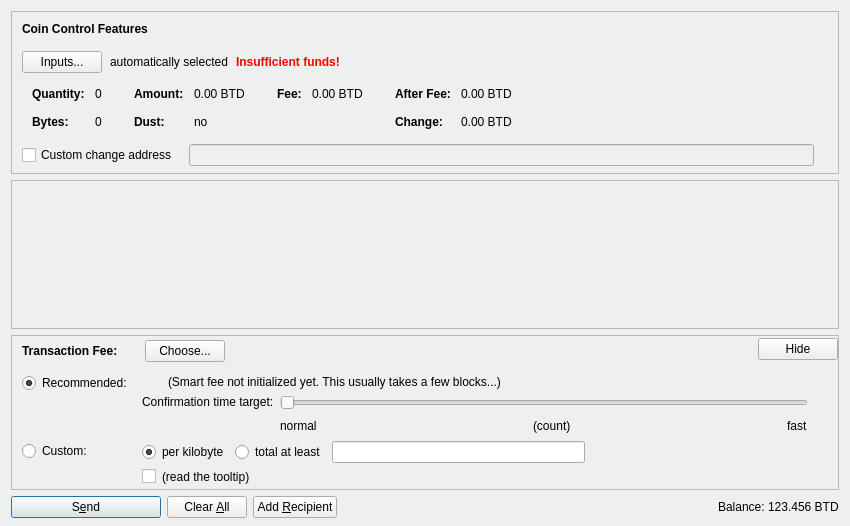
<?xml version="1.0" encoding="UTF-8"?>
<ui version="4.0">
 <class>SendCoinsDialog</class>
 <widget class="QDialog" name="SendCoinsDialog">
  <property name="geometry">
   <rect>
    <x>0</x>
    <y>0</y>
    <width>850</width>
    <height>526</height>
   </rect>
  </property>
  <property name="windowTitle">
   <string>Send Coins</string>
  </property>
  <layout class="QVBoxLayout" name="verticalLayout" stretch="0,1,0,0">
   <property name="bottomMargin">
    <number>8</number>
   </property>
   <item>
    <widget class="QFrame" name="frameCoinControl">
     <property name="sizePolicy">
      <sizepolicy hsizetype="Expanding" vsizetype="Expanding">
       <horstretch>0</horstretch>
       <verstretch>0</verstretch>
      </sizepolicy>
     </property>
     <property name="maximumSize">
      <size>
       <width>16777215</width>
       <height>16777215</height>
      </size>
     </property>
     <property name="frameShape">
      <enum>QFrame::StyledPanel</enum>
     </property>
     <property name="frameShadow">
      <enum>QFrame::Sunken</enum>
     </property>
     <layout class="QVBoxLayout" name="verticalLayoutCoinControl2">
      <property name="spacing">
       <number>0</number>
      </property>
      <property name="leftMargin">
       <number>0</number>
      </property>
      <property name="topMargin">
       <number>0</number>
      </property>
      <property name="rightMargin">
       <number>0</number>
      </property>
      <property name="bottomMargin">
       <number>6</number>
      </property>
      <item>
       <layout class="QVBoxLayout" name="verticalLayoutCoinControl" stretch="0,0,0,0,1">
        <property name="spacing">
         <number>0</number>
        </property>
        <property name="leftMargin">
         <number>10</number>
        </property>
        <property name="topMargin">
         <number>10</number>
        </property>
        <item>
         <layout class="QHBoxLayout" name="horizontalLayoutCoinControl1">
          <property name="bottomMargin">
           <number>15</number>
          </property>
          <item>
           <widget class="QLabel" name="labelCoinControlFeatures">
            <property name="sizePolicy">
             <sizepolicy hsizetype="Preferred" vsizetype="Maximum">
              <horstretch>0</horstretch>
              <verstretch>0</verstretch>
             </sizepolicy>
            </property>
            <property name="font">
             <font>
              <weight>75</weight>
              <bold>true</bold>
             </font>
            </property>
            <property name="styleSheet">
             <string notr="true">font-weight:bold;</string>
            </property>
            <property name="text">
             <string>Coin Control Features</string>
            </property>
           </widget>
          </item>
         </layout>
        </item>
        <item>
         <layout class="QHBoxLayout" name="horizontalLayoutCoinControl2" stretch="0,0,0,0">
          <property name="spacing">
           <number>8</number>
          </property>
          <property name="bottomMargin">
           <number>10</number>
          </property>
          <item>
           <widget class="QPushButton" name="pushButtonCoinControl">
            <property name="styleSheet">
             <string notr="true"/>
            </property>
            <property name="text">
             <string>Inputs...</string>
            </property>
            <property name="autoDefault">
             <bool>false</bool>
            </property>
           </widget>
          </item>
          <item>
           <widget class="QLabel" name="labelCoinControlAutomaticallySelected">
            <property name="text">
             <string>automatically selected</string>
            </property>
            <property name="margin">
             <number>5</number>
            </property>
           </widget>
          </item>
          <item>
           <widget class="QLabel" name="labelCoinControlInsuffFunds">
            <property name="font">
             <font>
              <weight>75</weight>
              <bold>true</bold>
             </font>
            </property>
            <property name="styleSheet">
             <string notr="true">color:red;font-weight:bold;</string>
            </property>
            <property name="text">
             <string>Insufficient funds!</string>
            </property>
            <property name="margin">
             <number>5</number>
            </property>
           </widget>
          </item>
          <item>
           <spacer name="horizontalSpacerCoinControl">
            <property name="orientation">
             <enum>Qt::Horizontal</enum>
            </property>
            <property name="sizeHint" stdset="0">
             <size>
              <width>40</width>
              <height>1</height>
             </size>
            </property>
           </spacer>
          </item>
         </layout>
        </item>
        <item>
         <widget class="QWidget" name="widgetCoinControl" native="true">
          <property name="sizePolicy">
           <sizepolicy hsizetype="Preferred" vsizetype="Preferred">
            <horstretch>0</horstretch>
            <verstretch>0</verstretch>
           </sizepolicy>
          </property>
          <property name="minimumSize">
           <size>
            <width>0</width>
            <height>0</height>
           </size>
          </property>
          <property name="styleSheet">
           <string notr="true"/>
          </property>
          <layout class="QHBoxLayout" name="horizontalLayoutCoinControl5">
           <property name="leftMargin">
            <number>0</number>
           </property>
           <property name="topMargin">
            <number>0</number>
           </property>
           <property name="rightMargin">
            <number>0</number>
           </property>
           <property name="bottomMargin">
            <number>0</number>
           </property>
           <item>
            <layout class="QHBoxLayout" name="horizontalLayoutCoinControl3" stretch="0,0,0,1">
             <property name="spacing">
              <number>20</number>
             </property>
             <property name="topMargin">
              <number>0</number>
             </property>
             <property name="bottomMargin">
              <number>10</number>
             </property>
             <item>
              <layout class="QFormLayout" name="formLayoutCoinControl1">
               <property name="horizontalSpacing">
                <number>10</number>
               </property>
               <property name="verticalSpacing">
                <number>14</number>
               </property>
               <property name="leftMargin">
                <number>10</number>
               </property>
               <property name="topMargin">
                <number>4</number>
               </property>
               <property name="rightMargin">
                <number>6</number>
               </property>
               <item row="0" column="0">
                <widget class="QLabel" name="labelCoinControlQuantityText">
                 <property name="font">
                  <font>
                   <weight>75</weight>
                   <bold>true</bold>
                  </font>
                 </property>
                 <property name="text">
                  <string>Quantity:</string>
                 </property>
                 <property name="margin">
                  <number>0</number>
                 </property>
                </widget>
               </item>
               <item row="0" column="1">
                <widget class="QLabel" name="labelCoinControlQuantity">
                 <property name="cursor">
                  <cursorShape>IBeamCursor</cursorShape>
                 </property>
                 <property name="contextMenuPolicy">
                  <enum>Qt::ActionsContextMenu</enum>
                 </property>
                 <property name="text">
                  <string notr="true">0</string>
                 </property>
                 <property name="margin">
                  <number>0</number>
                 </property>
                 <property name="textInteractionFlags">
                  <set>Qt::LinksAccessibleByMouse|Qt::TextSelectableByKeyboard|Qt::TextSelectableByMouse</set>
                 </property>
                </widget>
               </item>
               <item row="1" column="0">
                <widget class="QLabel" name="labelCoinControlBytesText">
                 <property name="font">
                  <font>
                   <weight>75</weight>
                   <bold>true</bold>
                  </font>
                 </property>
                 <property name="text">
                  <string>Bytes:</string>
                 </property>
                </widget>
               </item>
               <item row="1" column="1">
                <widget class="QLabel" name="labelCoinControlBytes">
                 <property name="cursor">
                  <cursorShape>IBeamCursor</cursorShape>
                 </property>
                 <property name="contextMenuPolicy">
                  <enum>Qt::ActionsContextMenu</enum>
                 </property>
                 <property name="text">
                  <string notr="true">0</string>
                 </property>
                 <property name="textInteractionFlags">
                  <set>Qt::LinksAccessibleByMouse|Qt::TextSelectableByKeyboard|Qt::TextSelectableByMouse</set>
                 </property>
                </widget>
               </item>
              </layout>
             </item>
             <item>
              <layout class="QFormLayout" name="formLayoutCoinControl2">
               <property name="horizontalSpacing">
                <number>10</number>
               </property>
               <property name="verticalSpacing">
                <number>14</number>
               </property>
               <property name="leftMargin">
                <number>6</number>
               </property>
               <property name="topMargin">
                <number>4</number>
               </property>
               <property name="rightMargin">
                <number>6</number>
               </property>
               <item row="0" column="0">
                <widget class="QLabel" name="labelCoinControlAmountText">
                 <property name="font">
                  <font>
                   <weight>75</weight>
                   <bold>true</bold>
                  </font>
                 </property>
                 <property name="text">
                  <string>Amount:</string>
                 </property>
                 <property name="margin">
                  <number>0</number>
                 </property>
                </widget>
               </item>
               <item row="0" column="1">
                <widget class="QLabel" name="labelCoinControlAmount">
                 <property name="cursor">
                  <cursorShape>IBeamCursor</cursorShape>
                 </property>
                 <property name="contextMenuPolicy">
                  <enum>Qt::ActionsContextMenu</enum>
                 </property>
                 <property name="text">
                  <string notr="true">0.00 BTD</string>
                 </property>
                 <property name="textInteractionFlags">
                  <set>Qt::LinksAccessibleByMouse|Qt::TextSelectableByKeyboard|Qt::TextSelectableByMouse</set>
                 </property>
                </widget>
               </item>
               <item row="1" column="0">
                <widget class="QLabel" name="labelCoinControlLowOutputText">
                 <property name="font">
                  <font>
                   <weight>75</weight>
                   <bold>true</bold>
                  </font>
                 </property>
                 <property name="text">
                  <string>Dust:</string>
                 </property>
                </widget>
               </item>
               <item row="1" column="1">
                <widget class="QLabel" name="labelCoinControlLowOutput">
                 <property name="cursor">
                  <cursorShape>IBeamCursor</cursorShape>
                 </property>
                 <property name="contextMenuPolicy">
                  <enum>Qt::ActionsContextMenu</enum>
                 </property>
                 <property name="text">
                  <string notr="true">no</string>
                 </property>
                 <property name="textInteractionFlags">
                  <set>Qt::LinksAccessibleByMouse|Qt::TextSelectableByKeyboard|Qt::TextSelectableByMouse</set>
                 </property>
                </widget>
               </item>
              </layout>
             </item>
             <item>
              <layout class="QFormLayout" name="formLayoutCoinControl3">
               <property name="horizontalSpacing">
                <number>10</number>
               </property>
               <property name="verticalSpacing">
                <number>14</number>
               </property>
               <property name="leftMargin">
                <number>6</number>
               </property>
               <property name="topMargin">
                <number>4</number>
               </property>
               <property name="rightMargin">
                <number>6</number>
               </property>
               <item row="0" column="0">
                <widget class="QLabel" name="labelCoinControlFeeText">
                 <property name="font">
                  <font>
                   <weight>75</weight>
                   <bold>true</bold>
                  </font>
                 </property>
                 <property name="text">
                  <string>Fee:</string>
                 </property>
                 <property name="margin">
                  <number>0</number>
                 </property>
                </widget>
               </item>
               <item row="0" column="1">
                <widget class="QLabel" name="labelCoinControlFee">
                 <property name="cursor">
                  <cursorShape>IBeamCursor</cursorShape>
                 </property>
                 <property name="contextMenuPolicy">
                  <enum>Qt::ActionsContextMenu</enum>
                 </property>
                 <property name="text">
                  <string notr="true">0.00 BTD</string>
                 </property>
                 <property name="textInteractionFlags">
                  <set>Qt::LinksAccessibleByMouse|Qt::TextSelectableByKeyboard|Qt::TextSelectableByMouse</set>
                 </property>
                </widget>
               </item>
              </layout>
             </item>
             <item>
              <layout class="QFormLayout" name="formLayoutCoinControl4">
               <property name="horizontalSpacing">
                <number>10</number>
               </property>
               <property name="verticalSpacing">
                <number>14</number>
               </property>
               <property name="leftMargin">
                <number>6</number>
               </property>
               <property name="topMargin">
                <number>4</number>
               </property>
               <property name="rightMargin">
                <number>6</number>
               </property>
               <item row="0" column="0">
                <widget class="QLabel" name="labelCoinControlAfterFeeText">
                 <property name="font">
                  <font>
                   <weight>75</weight>
                   <bold>true</bold>
                  </font>
                 </property>
                 <property name="text">
                  <string>After Fee:</string>
                 </property>
                 <property name="margin">
                  <number>0</number>
                 </property>
                </widget>
               </item>
               <item row="0" column="1">
                <widget class="QLabel" name="labelCoinControlAfterFee">
                 <property name="cursor">
                  <cursorShape>IBeamCursor</cursorShape>
                 </property>
                 <property name="contextMenuPolicy">
                  <enum>Qt::ActionsContextMenu</enum>
                 </property>
                 <property name="text">
                  <string notr="true">0.00 BTD</string>
                 </property>
                 <property name="textInteractionFlags">
                  <set>Qt::LinksAccessibleByMouse|Qt::TextSelectableByKeyboard|Qt::TextSelectableByMouse</set>
                 </property>
                </widget>
               </item>
               <item row="1" column="0">
                <widget class="QLabel" name="labelCoinControlChangeText">
                 <property name="font">
                  <font>
                   <weight>75</weight>
                   <bold>true</bold>
                  </font>
                 </property>
                 <property name="text">
                  <string>Change:</string>
                 </property>
                </widget>
               </item>
               <item row="1" column="1">
                <widget class="QLabel" name="labelCoinControlChange">
                 <property name="cursor">
                  <cursorShape>IBeamCursor</cursorShape>
                 </property>
                 <property name="contextMenuPolicy">
                  <enum>Qt::ActionsContextMenu</enum>
                 </property>
                 <property name="text">
                  <string notr="true">0.00 BTD</string>
                 </property>
                 <property name="textInteractionFlags">
                  <set>Qt::LinksAccessibleByMouse|Qt::TextSelectableByKeyboard|Qt::TextSelectableByMouse</set>
                 </property>
                </widget>
               </item>
              </layout>
             </item>
            </layout>
           </item>
          </layout>
         </widget>
        </item>
        <item>
         <layout class="QHBoxLayout" name="horizontalLayoutCoinControl4" stretch="0,0,0">
          <property name="spacing">
           <number>12</number>
          </property>
          <property name="sizeConstraint">
           <enum>QLayout::SetDefaultConstraint</enum>
          </property>
          <property name="topMargin">
           <number>5</number>
          </property>
          <property name="rightMargin">
           <number>5</number>
          </property>
          <item>
           <widget class="QCheckBox" name="checkBoxCoinControlChange">
            <property name="toolTip">
             <string>If this is activated, but the change address is empty or invalid, change will be sent to a newly generated address.</string>
            </property>
            <property name="text">
             <string>Custom change address</string>
            </property>
           </widget>
          </item>
          <item>
           <widget class="QValidatedLineEdit" name="lineEditCoinControlChange">
            <property name="enabled">
             <bool>false</bool>
            </property>
            <property name="sizePolicy">
             <sizepolicy hsizetype="Expanding" vsizetype="Fixed">
              <horstretch>0</horstretch>
              <verstretch>0</verstretch>
             </sizepolicy>
            </property>
           </widget>
          </item>
          <item>
           <widget class="QLabel" name="labelCoinControlChangeLabel">
            <property name="sizePolicy">
             <sizepolicy hsizetype="Preferred" vsizetype="Expanding">
              <horstretch>0</horstretch>
              <verstretch>0</verstretch>
             </sizepolicy>
            </property>
            <property name="minimumSize">
             <size>
              <width>0</width>
              <height>0</height>
             </size>
            </property>
            <property name="text">
             <string/>
            </property>
            <property name="margin">
             <number>3</number>
            </property>
           </widget>
          </item>
         </layout>
        </item>
        <item>
         <spacer name="verticalSpacerCoinControl">
          <property name="orientation">
           <enum>Qt::Vertical</enum>
          </property>
          <property name="sizeHint" stdset="0">
           <size>
            <width>800</width>
            <height>1</height>
           </size>
          </property>
         </spacer>
        </item>
       </layout>
      </item>
     </layout>
    </widget>
   </item>
   <item>
    <widget class="QScrollArea" name="scrollArea">
     <property name="widgetResizable">
      <bool>true</bool>
     </property>
     <widget class="QWidget" name="scrollAreaWidgetContents">
      <property name="geometry">
       <rect>
        <x>0</x>
        <y>0</y>
        <width>830</width>
        <height>104</height>
       </rect>
      </property>
      <layout class="QVBoxLayout" name="verticalLayout_2" stretch="0,1">
       <property name="leftMargin">
        <number>0</number>
       </property>
       <property name="topMargin">
        <number>0</number>
       </property>
       <property name="rightMargin">
        <number>0</number>
       </property>
       <property name="bottomMargin">
        <number>0</number>
       </property>
       <item>
        <layout class="QVBoxLayout" name="entries">
         <property name="spacing">
          <number>6</number>
         </property>
        </layout>
       </item>
       <item>
        <spacer name="verticalSpacer">
         <property name="orientation">
          <enum>Qt::Vertical</enum>
         </property>
         <property name="sizeHint" stdset="0">
          <size>
           <width>20</width>
           <height>40</height>
          </size>
         </property>
        </spacer>
       </item>
      </layout>
     </widget>
    </widget>
   </item>
   <item>
    <widget class="QFrame" name="frameFee">
     <property name="sizePolicy">
      <sizepolicy hsizetype="Expanding" vsizetype="Expanding">
       <horstretch>0</horstretch>
       <verstretch>0</verstretch>
      </sizepolicy>
     </property>
     <property name="maximumSize">
      <size>
       <width>16777215</width>
       <height>16777215</height>
      </size>
     </property>
     <property name="frameShape">
      <enum>QFrame::StyledPanel</enum>
     </property>
     <property name="frameShadow">
      <enum>QFrame::Sunken</enum>
     </property>
     <layout class="QVBoxLayout" name="verticalLayoutFee1">
      <property name="spacing">
       <number>0</number>
      </property>
      <property name="leftMargin">
       <number>0</number>
      </property>
      <property name="topMargin">
       <number>0</number>
      </property>
      <property name="rightMargin">
       <number>0</number>
      </property>
      <property name="bottomMargin">
       <number>0</number>
      </property>
      <item>
       <layout class="QVBoxLayout" name="verticalLayoutFee2" stretch="0,0,0">
        <property name="spacing">
         <number>0</number>
        </property>
        <property name="leftMargin">
         <number>10</number>
        </property>
        <property name="topMargin">
         <number>0</number>
        </property>
        <item>
         <layout class="QHBoxLayout" name="horizontalLayoutFee1">
          <property name="bottomMargin">
           <number>0</number>
          </property>
          <item>
           <layout class="QVBoxLayout" name="verticalLayoutFee7">
            <property name="spacing">
             <number>0</number>
            </property>
            <item>
             <spacer name="verticalSpacerSmartFee">
              <property name="orientation">
               <enum>Qt::Vertical</enum>
              </property>
              <property name="sizeType">
               <enum>QSizePolicy::Fixed</enum>
              </property>
              <property name="sizeHint" stdset="0">
               <size>
                <width>1</width>
                <height>4</height>
               </size>
              </property>
             </spacer>
            </item>
            <item>
             <layout class="QHBoxLayout" name="horizontalLayoutSmartFee">
              <property name="spacing">
               <number>10</number>
              </property>
              <item>
               <widget class="QLabel" name="labelFeeHeadline">
                <property name="sizePolicy">
                 <sizepolicy hsizetype="Preferred" vsizetype="Maximum">
                  <horstretch>0</horstretch>
                  <verstretch>0</verstretch>
                 </sizepolicy>
                </property>
                <property name="font">
                 <font>
                  <weight>75</weight>
                  <bold>true</bold>
                 </font>
                </property>
                <property name="styleSheet">
                 <string notr="true">font-weight:bold;</string>
                </property>
                <property name="text">
                 <string>Transaction Fee:</string>
                </property>
               </widget>
              </item>
              <item>
               <widget class="QLabel" name="labelFeeMinimized">
                <property name="text">
                 <string/>
                </property>
               </widget>
              </item>
              <item>
               <widget class="QPushButton" name="buttonChooseFee">
                <property name="text">
                 <string>Choose...</string>
                </property>
               </widget>
              </item>
             </layout>
            </item>
            <item>
             <spacer name="verticalSpacer_5">
              <property name="orientation">
               <enum>Qt::Vertical</enum>
              </property>
              <property name="sizeHint" stdset="0">
               <size>
                <width>1</width>
                <height>1</height>
               </size>
              </property>
             </spacer>
            </item>
           </layout>
          </item>
          <item>
           <spacer name="horizontalSpacer_4">
            <property name="orientation">
             <enum>Qt::Horizontal</enum>
            </property>
            <property name="sizeHint" stdset="0">
             <size>
              <width>40</width>
              <height>20</height>
             </size>
            </property>
           </spacer>
          </item>
          <item>
           <widget class="QPushButton" name="buttonMinimizeFee">
            <property name="toolTip">
             <string>collapse fee-settings</string>
            </property>
            <property name="text">
             <string>Hide</string>
            </property>
           </widget>
          </item>
         </layout>
        </item>
        <item>
         <widget class="QFrame" name="frameFeeSelection">
          <layout class="QVBoxLayout" name="verticalLayoutFee12">
           <property name="spacing">
            <number>0</number>
           </property>
           <property name="leftMargin">
            <number>0</number>
           </property>
           <property name="topMargin">
            <number>0</number>
           </property>
           <property name="rightMargin">
            <number>0</number>
           </property>
           <property name="bottomMargin">
            <number>0</number>
           </property>
           <item>
            <layout class="QGridLayout" name="gridLayoutFee">
             <property name="topMargin">
              <number>10</number>
             </property>
             <property name="bottomMargin">
              <number>4</number>
             </property>
             <property name="horizontalSpacing">
              <number>10</number>
             </property>
             <property name="verticalSpacing">
              <number>4</number>
             </property>
             <item row="1" column="1">
              <layout class="QVBoxLayout" name="verticalLayoutFee8">
               <property name="spacing">
                <number>6</number>
               </property>
               <item>
                <layout class="QHBoxLayout" name="horizontalLayoutFee13">
                 <item>
                  <widget class="QRadioButton" name="radioCustomPerKilobyte">
                   <property name="toolTip">
                    <string>If the custom fee is set to 1000 satoshis and the transaction is only 250 bytes, then &quot;per kilobyte&quot; only pays 250 satoshis in fee, while &quot;total at least&quot; pays 1000 satoshis. For transactions bigger than a kilobyte both pay by kilobyte.</string>
                   </property>
                   <property name="text">
                    <string>per kilobyte</string>
                   </property>
                   <property name="checked">
                    <bool>true</bool>
                   </property>
                   <attribute name="buttonGroup">
                    <string notr="true">groupCustomFee</string>
                   </attribute>
                  </widget>
                 </item>
                 <item>
                  <widget class="QRadioButton" name="radioCustomAtLeast">
                   <property name="toolTip">
                    <string>If the custom fee is set to 1000 satoshis and the transaction is only 250 bytes, then &quot;per kilobyte&quot; only pays 250 satoshis in fee, while &quot;total at least&quot; pays 1000 satoshis. For transactions bigger than a kilobyte both pay by kilobyte.</string>
                   </property>
                   <property name="text">
                    <string>total at least</string>
                   </property>
                   <attribute name="buttonGroup">
                    <string notr="true">groupCustomFee</string>
                   </attribute>
                  </widget>
                 </item>
                 <item>
                  <widget class="BitcoinAmountField" name="customFee"/>
                 </item>
                 <item>
                  <spacer name="horizontalSpacer_6">
                   <property name="orientation">
                    <enum>Qt::Horizontal</enum>
                   </property>
                   <property name="sizeHint" stdset="0">
                    <size>
                     <width>1</width>
                     <height>1</height>
                    </size>
                   </property>
                  </spacer>
                 </item>
                </layout>
               </item>
               <item>
                <layout class="QHBoxLayout" name="horizontalLayoutFee8">
                 <item>
                  <widget class="QCheckBox" name="checkBoxMinimumFee">
                   <property name="toolTip">
                    <string>Paying only the minimum fee is just fine as long as there is less transaction volume than space in the blocks. But be aware that this can end up in a never confirming transaction once there is more demand for bitdinar transactions than the network can process.</string>
                   </property>
                   <property name="text">
                    <string/>
                   </property>
                  </widget>
                 </item>
                 <item>
                  <widget class="QLabel" name="labelMinFeeWarning">
                   <property name="enabled">
                    <bool>true</bool>
                   </property>
                   <property name="toolTip">
                    <string>Paying only the minimum fee is just fine as long as there is less transaction volume than space in the blocks. But be aware that this can end up in a never confirming transaction once there is more demand for bitdinar transactions than the network can process.</string>
                   </property>
                   <property name="text">
                    <string>(read the tooltip)</string>
                   </property>
                   <property name="margin">
                    <number>5</number>
                   </property>
                  </widget>
                 </item>
                 <item>
                  <spacer name="horizontalSpacer_2">
                   <property name="orientation">
                    <enum>Qt::Horizontal</enum>
                   </property>
                   <property name="sizeHint" stdset="0">
                    <size>
                     <width>1</width>
                     <height>1</height>
                    </size>
                   </property>
                  </spacer>
                 </item>
                </layout>
               </item>
              </layout>
             </item>
             <item row="0" column="0">
              <layout class="QVBoxLayout" name="verticalLayoutFee4" stretch="0,1">
               <item>
                <widget class="QRadioButton" name="radioSmartFee">
                 <property name="text">
                  <string>Recommended:</string>
                 </property>
                 <property name="checked">
                  <bool>true</bool>
                 </property>
                 <attribute name="buttonGroup">
                  <string notr="true">groupFee</string>
                 </attribute>
                </widget>
               </item>
               <item>
                <spacer name="verticalSpacer_2">
                 <property name="orientation">
                  <enum>Qt::Vertical</enum>
                 </property>
                 <property name="sizeHint" stdset="0">
                  <size>
                   <width>1</width>
                   <height>1</height>
                  </size>
                 </property>
                </spacer>
               </item>
              </layout>
             </item>
             <item row="1" column="0">
              <layout class="QVBoxLayout" name="verticalLayoutFee9" stretch="0,1">
               <item>
                <widget class="QRadioButton" name="radioCustomFee">
                 <property name="text">
                  <string>Custom:</string>
                 </property>
                 <attribute name="buttonGroup">
                  <string notr="true">groupFee</string>
                 </attribute>
                </widget>
               </item>
               <item>
                <spacer name="verticalSpacer_6">
                 <property name="orientation">
                  <enum>Qt::Vertical</enum>
                 </property>
                 <property name="sizeHint" stdset="0">
                  <size>
                   <width>1</width>
                   <height>1</height>
                  </size>
                 </property>
                </spacer>
               </item>
              </layout>
             </item>
             <item row="0" column="1">
              <layout class="QVBoxLayout" name="verticalLayoutFee3" stretch="0,0,1">
               <property name="spacing">
                <number>6</number>
               </property>
               <property name="topMargin">
                <number>2</number>
               </property>
               <item>
                <layout class="QHBoxLayout" name="horizontalLayoutFee12">
                 <item>
                  <widget class="QLabel" name="labelSmartFee">
                   <property name="text">
                    <string/>
                   </property>
                   <property name="margin">
                    <number>2</number>
                   </property>
                  </widget>
                 </item>
                 <item>
                  <widget class="QLabel" name="labelFeeEstimation">
                   <property name="text">
                    <string/>
                   </property>
                  </widget>
                 </item>
                 <item>
                  <widget class="QLabel" name="labelSmartFee2">
                   <property name="text">
                    <string>(Smart fee not initialized yet. This usually takes a few blocks...)</string>
                   </property>
                   <property name="margin">
                    <number>2</number>
                   </property>
                  </widget>
                 </item>
                 <item>
                  <spacer name="horizontalSpacer_5">
                   <property name="orientation">
                    <enum>Qt::Horizontal</enum>
                   </property>
                   <property name="sizeHint" stdset="0">
                    <size>
                     <width>1</width>
                     <height>1</height>
                    </size>
                   </property>
                  </spacer>
                 </item>
                </layout>
               </item>
               <item>
                <layout class="QHBoxLayout" name="horizontalLayoutFee9">
                 <item>
                  <layout class="QVBoxLayout" name="verticalLayoutFee6">
                   <item>
                    <widget class="QLabel" name="labelSmartFee3">
                     <property name="text">
                      <string>Confirmation time target:</string>
                     </property>
                     <property name="margin">
                      <number>2</number>
                     </property>
                    </widget>
                   </item>
                   <item>
                    <spacer name="verticalSpacer_3">
                     <property name="orientation">
                      <enum>Qt::Vertical</enum>
                     </property>
                     <property name="sizeHint" stdset="0">
                      <size>
                       <width>1</width>
                       <height>1</height>
                      </size>
                     </property>
                    </spacer>
                   </item>
                  </layout>
                 </item>
                 <item>
                  <layout class="QVBoxLayout" name="verticalLayoutFee5">
                   <property name="rightMargin">
                    <number>30</number>
                   </property>
                   <item>
                    <widget class="QSlider" name="sliderSmartFee">
                     <property name="minimum">
                      <number>0</number>
                     </property>
                     <property name="maximum">
                      <number>23</number>
                     </property>
                     <property name="pageStep">
                      <number>1</number>
                     </property>
                     <property name="value">
                      <number>0</number>
                     </property>
                     <property name="orientation">
                      <enum>Qt::Horizontal</enum>
                     </property>
                     <property name="invertedAppearance">
                      <bool>false</bool>
                     </property>
                     <property name="invertedControls">
                      <bool>false</bool>
                     </property>
                     <property name="tickPosition">
                      <enum>QSlider::NoTicks</enum>
                     </property>
                    </widget>
                   </item>
                   <item>
                    <layout class="QHBoxLayout" name="horizontalLayoutFee10">
                     <item>
                      <widget class="QLabel" name="labelSmartFeeNormal">
                       <property name="text">
                        <string>normal</string>
                       </property>
                      </widget>
                     </item>
                     <item>
                      <spacer name="horizontalSpacer_7">
                       <property name="orientation">
                        <enum>Qt::Horizontal</enum>
                       </property>
                       <property name="sizeHint" stdset="0">
                        <size>
                         <width>40</width>
                         <height>20</height>
                        </size>
                       </property>
                      </spacer>
                     </item>
                     <item>
                      <widget class="QLabel" name="confirmationTargetLabel">
                       <property name="text">
                        <string notr="true">(count)</string>
                       </property>
                      </widget>
                     </item>
                     <item>
                      <spacer name="horizontalSpacer_3">
                       <property name="orientation">
                        <enum>Qt::Horizontal</enum>
                       </property>
                       <property name="sizeHint" stdset="0">
                        <size>
                         <width>40</width>
                         <height>20</height>
                        </size>
                       </property>
                      </spacer>
                     </item>
                     <item>
                      <widget class="QLabel" name="labelSmartFeeFast">
                       <property name="text">
                        <string>fast</string>
                       </property>
                      </widget>
                     </item>
                    </layout>
                   </item>
                  </layout>
                 </item>
                </layout>
               </item>
               <item>
                <spacer name="verticalSpacer_4">
                 <property name="orientation">
                  <enum>Qt::Vertical</enum>
                 </property>
                 <property name="sizeHint" stdset="0">
                  <size>
                   <width>1</width>
                   <height>1</height>
                  </size>
                 </property>
                </spacer>
               </item>
              </layout>
             </item>
            </layout>
           </item>
          </layout>
         </widget>
        </item>
        <item>
         <spacer name="verticalSpacerFee">
          <property name="orientation">
           <enum>Qt::Vertical</enum>
          </property>
          <property name="sizeHint" stdset="0">
           <size>
            <width>800</width>
            <height>1</height>
           </size>
          </property>
         </spacer>
        </item>
       </layout>
      </item>
     </layout>
    </widget>
   </item>
   <item>
    <layout class="QHBoxLayout" name="horizontalLayout">
     <item>
      <widget class="QPushButton" name="sendButton">
       <property name="minimumSize">
        <size>
         <width>150</width>
         <height>0</height>
        </size>
       </property>
       <property name="toolTip">
        <string>Confirm the send action</string>
       </property>
       <property name="text">
        <string>S&amp;end</string>
       </property>
       <property name="icon">
        <iconset resource="../bitcoin.qrc">
         <normaloff>:/icons/send</normaloff>:/icons/send</iconset>
       </property>
       <property name="autoDefault">
        <bool>false</bool>
       </property>
       <property name="default">
        <bool>true</bool>
       </property>
      </widget>
     </item>
     <item>
      <widget class="QPushButton" name="clearButton">
       <property name="sizePolicy">
        <sizepolicy hsizetype="Minimum" vsizetype="Fixed">
         <horstretch>0</horstretch>
         <verstretch>0</verstretch>
        </sizepolicy>
       </property>
       <property name="toolTip">
        <string>Clear all fields of the form.</string>
       </property>
       <property name="text">
        <string>Clear &amp;All</string>
       </property>
       <property name="icon">
        <iconset resource="../bitcoin.qrc">
         <normaloff>:/icons/remove</normaloff>:/icons/remove</iconset>
       </property>
       <property name="autoDefault">
        <bool>false</bool>
       </property>
      </widget>
     </item>
     <item>
      <widget class="QPushButton" name="addButton">
       <property name="toolTip">
        <string>Send to multiple recipients at once</string>
       </property>
       <property name="text">
        <string>Add &amp;Recipient</string>
       </property>
       <property name="icon">
        <iconset resource="../bitcoin.qrc">
         <normaloff>:/icons/add</normaloff>:/icons/add</iconset>
       </property>
       <property name="autoDefault">
        <bool>false</bool>
       </property>
      </widget>
     </item>
     <item>
      <spacer name="horizontalSpacer">
       <property name="orientation">
        <enum>Qt::Horizontal</enum>
       </property>
       <property name="sizeHint" stdset="0">
        <size>
         <width>40</width>
         <height>20</height>
        </size>
       </property>
      </spacer>
     </item>
     <item>
      <layout class="QHBoxLayout" name="horizontalLayout_2">
       <property name="spacing">
        <number>3</number>
       </property>
       <item>
        <widget class="QLabel" name="label">
         <property name="sizePolicy">
          <sizepolicy hsizetype="Preferred" vsizetype="Fixed">
           <horstretch>0</horstretch>
           <verstretch>0</verstretch>
          </sizepolicy>
         </property>
         <property name="text">
          <string>Balance:</string>
         </property>
        </widget>
       </item>
       <item>
        <widget class="QLabel" name="labelBalance">
         <property name="sizePolicy">
          <sizepolicy hsizetype="Preferred" vsizetype="Fixed">
           <horstretch>0</horstretch>
           <verstretch>0</verstretch>
          </sizepolicy>
         </property>
         <property name="cursor">
          <cursorShape>IBeamCursor</cursorShape>
         </property>
         <property name="text">
          <string notr="true">123.456 BTD</string>
         </property>
         <property name="textInteractionFlags">
          <set>Qt::LinksAccessibleByMouse|Qt::TextSelectableByKeyboard|Qt::TextSelectableByMouse</set>
         </property>
        </widget>
       </item>
      </layout>
     </item>
    </layout>
   </item>
  </layout>
 </widget>
 <customwidgets>
  <customwidget>
   <class>QValidatedLineEdit</class>
   <extends>QLineEdit</extends>
   <header>qvalidatedlineedit.h</header>
  </customwidget>
  <customwidget>
   <class>BitcoinAmountField</class>
   <extends>QLineEdit</extends>
   <header>bitcoinamountfield.h</header>
   <container>1</container>
  </customwidget>
 </customwidgets>
 <resources>
  <include location="../bitcoin.qrc"/>
 </resources>
 <connections/>
 <buttongroups>
  <buttongroup name="groupFee"/>
  <buttongroup name="groupCustomFee"/>
 </buttongroups>
</ui>
